Frame 1 (no input): blank canvas, image omitted
Frame 60 (the mouse pressed at the canvas centre just before this capture): blank canvas, image omitted
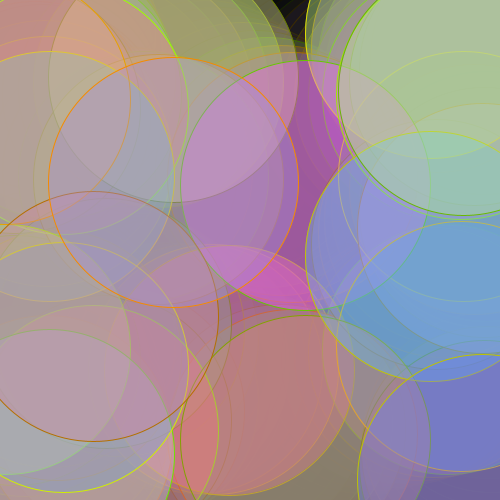
Frame 120 (the mouse held since frame 60 and released just before this capture)

The Processing sketch whose frames 1 and 60 were blank and that drew this single picture after the mouse press (run headless with seeded random() and noise(); from frame 60 on, the mouse is pressed at the canvas centre):

// Processing sketch: processing_121276
// ── processing_121276.pde


float SPEED = 15;
float R = 5;
int NUMBER = 21;
Ball[] balls = new Ball[NUMBER];

void setup(){

  size(500,500);
  frameRate(20);
  background(0);
  
  float angle = TWO_PI / NUMBER;
  for (int i = 0; i < NUMBER; i++){
    float addx = cos(angle*i);
    float addy = sin(angle*i);
    balls[i] = new Ball(
    width / 2 + addx*50,height / 2 + addy*50,
    SPEED*addx + 1,SPEED*addy + 1);
  }
}

void draw(){
  fadeToBlack();
  for (int i = 0; i < NUMBER; i++){
    Ball ball = (Ball)balls[i];
    ball.move();
    ball.draw();
  }
}

class Ball
{
  float x,y;
  float vx,vy;
  
  Ball(
  float _x,float _y,float _vx,float _vy){
      x = _x;
      y = _y;
      vx = _vx;
      vy = _vy;
  }
    
    void move(){
      
      x = x + vx;
      if(x - R <= 0){
        x = R;
        vx*= -1;
      }
      if(x + R >= width){
        x = width - R;
        vx*= -1;
      }
      
      y = y + vy;
      if(y - R <= 0){
        y = R;
        vy*=-1;
      }
      if(y + R >= height){
        y = height - R;
        vy*= -1;  }
    }
    
    void draw(){
      fill(random(100,255),random(100,255),random(100,255),100);
      stroke(random(100,255),random(100,255),0);
      ellipse(x,y,mouseX,mouseY);
    }
   
}

void fadeToBlack(){
  noStroke();
  fill(0,60);
  rectMode(CORNER);
  rect(0,0,width,height);
}
